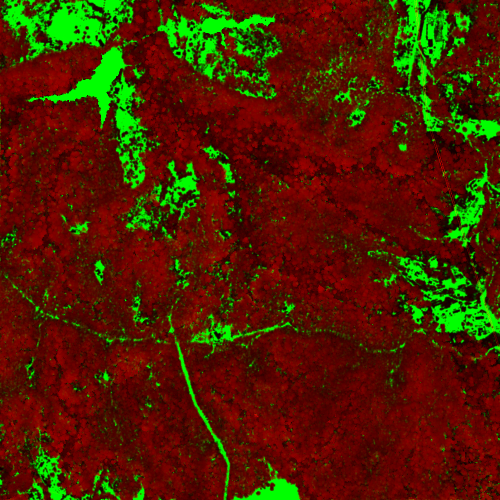
#> input picture map/canopy_grid.png, 1000 x 1000 px, found by its file name (shown at 1/2 size)
$ python veg_structure.py ../../map/canopy_grid.png
#> lines starting #> are read from the running program, lines starting #| are printed output that depends on the picture
"""Vegetation structure zones from the 2022 LiDAR canopy grid (canopy_grid.png: R = height x 3, G = gap fraction x 255, 2 m cells).

Classes: height of the tallest layer (Specht / NVIS height bands), plus gaps where the canopy opens up. Smoothed over about 10 m so the zones read as patches, not single trees.

usage: python3 scripts/analysis/veg_structure.py map        -> map/veg.png, map/veg.json
"""
import json, os, sys
import numpy as np
from PIL import Image
from scipy import ndimage
from matplotlib.path import Path

CLASSES = [  # id, label, rgba, what it means for design
    (1, 'Open ground: grass, gardens, bare (under 2 m)', (236, 220, 140, 150), 'Pasture, lawn, gardens, tracks, recent clearing. Sun all day; the easiest ground to plant into.'),
    (2, 'Shrubs and young regrowth (2-5 m)', (200, 214, 96, 165), 'Lantana, wattle and young regrowth. Often the first place to work: clear weeds, keep the natives, plant into the gaps.'),
    (3, 'Low or young forest (5-15 m)', (150, 195, 85, 175), 'Regrowth and young forest. Good shelter belts and edges; thin selectively for light.'),
    (4, 'Mid forest (15-25 m)', (90, 165, 75, 180), 'Established forest. Shade-tolerant understorey, bush food, habitat; the canopy closes over most plantings.'),
    (5, 'Tall forest (25-35 m)', (45, 130, 70, 190), 'Mature eucalypt forest. Keep buildings, tanks and tracks out of falling distance of the big trees.'),
    (6, 'Very tall forest (over 35 m)', (25, 95, 75, 200), 'Emergent giants: the oldest, most valuable habitat trees on the block.'),
    (7, 'Gaps in the forest canopy', (250, 170, 60, 200), 'Places inside the forest where the canopy opens up (less than three-quarters cover): light wells for planting, or recent tree fall.'),
]

def main(folder):
#> called with folder = '../../map/canopy_grid.png'
    a = np.array(Image.open(os.path.join(folder, 'canopy_grid.png')).convert('RGBA')).astype(np.float32)
    h = a[..., 0] / 3.0; cover = 1 - a[..., 1] / 255.0
#> after `h = a[..., 0] / 3.0`:
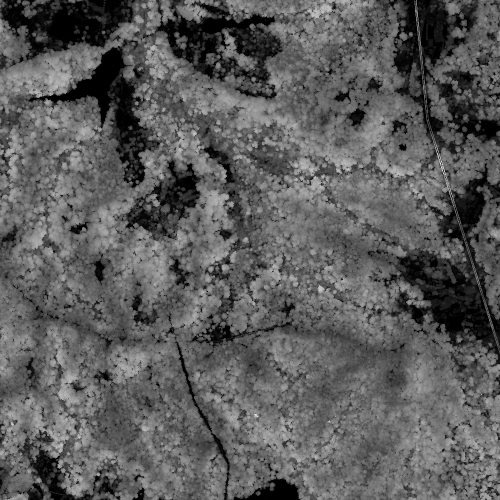
#> h: shape (1000, 1000) float32 (shown at 1/2 size); min 0, max 71.67, mean 26; drawn with min black and max white
#> after `cover = 1 - a[..., 1] / 255.0`:
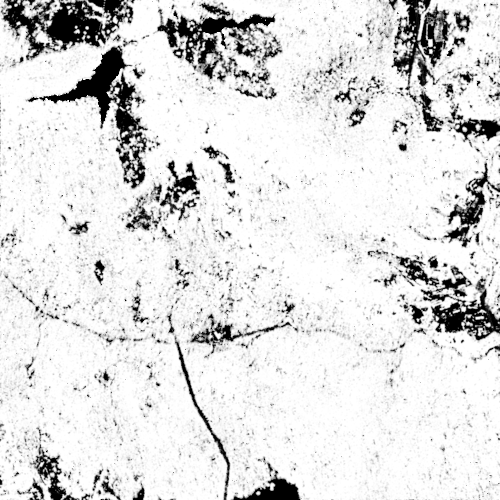
#> cover: shape (1000, 1000) float32 (shown at 1/2 size); min 0, max 1, mean 0.87
    hs = ndimage.median_filter(h, size=5); cs = ndimage.uniform_filter(cover, size=5)
#> after `hs = ndimage.median_filter(h, size=5)`:
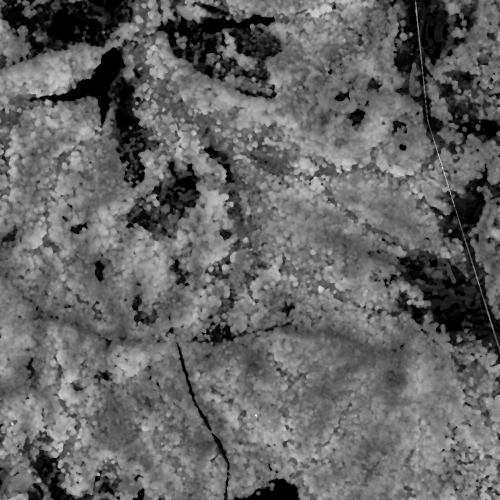
#> hs: shape (1000, 1000) float32 (shown at 1/2 size); min 0, max 66.33, mean 26.3; drawn with min black and max white
#> after `cs = ndimage.uniform_filter(cover, size=5)`:
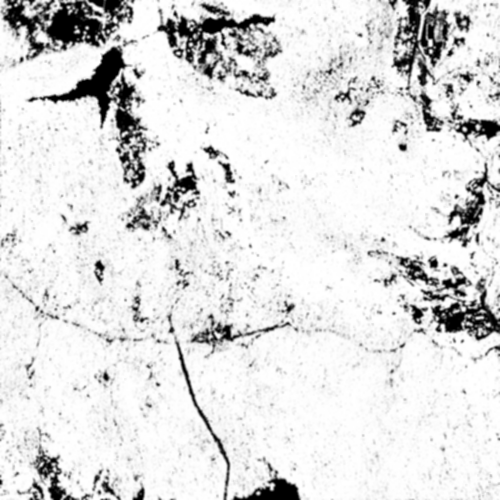
#> cs: shape (1000, 1000) float32 (shown at 1/2 size); min 0, max 1, mean 0.87
    c = np.zeros(h.shape, np.uint8)
    for i, lo, hi in [(1, -1, 2), (2, 2, 5), (3, 5, 15), (4, 15, 25), (5, 25, 35), (6, 35, 999)]:
        c[(hs >= lo) & (hs < hi)] = i
    c[(hs >= 5) & (cs < 0.75)] = 7       # the LiDAR sees almost closed canopy across most forest, so open patches stand out
    c = ndimage.median_filter(c, size=5)                       # tidy speckle into patches
    img = np.zeros((*c.shape, 4), np.uint8)
    for i, _, col, _ in CLASSES: img[c == i] = col
    Image.fromarray(img, 'RGBA').save(os.path.join(folder, 'veg.png'), optimize=True)
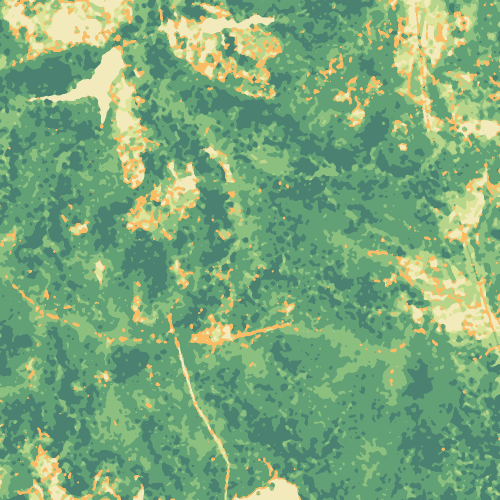
#> saved as veg.png: PIL image 1000x1000 RGBA (shown at 1/2 size); mean R, G, B, A 77.7, 140.1, 76.1, 187.7; transparent parts drawn white
#> (the run stopped early here; a loop or call above may not have finished)
